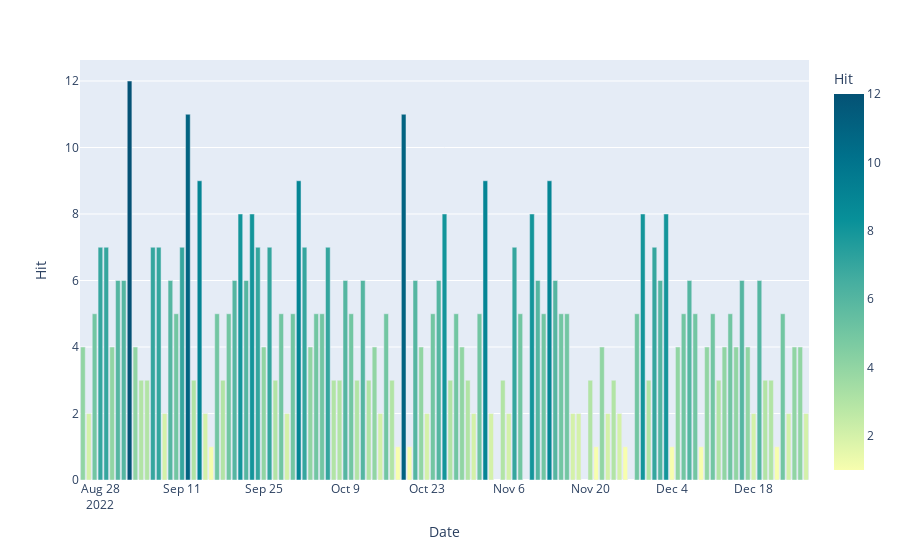

Notebook code for this chart:
### Markdown cell above
## 2. Result

### Code cell
fig = px.bar(NatSq_hits, x='Date', y='Hit', color="Hit", color_continuous_scale=px.colors.sequential.Bluyl)
fig.show()
